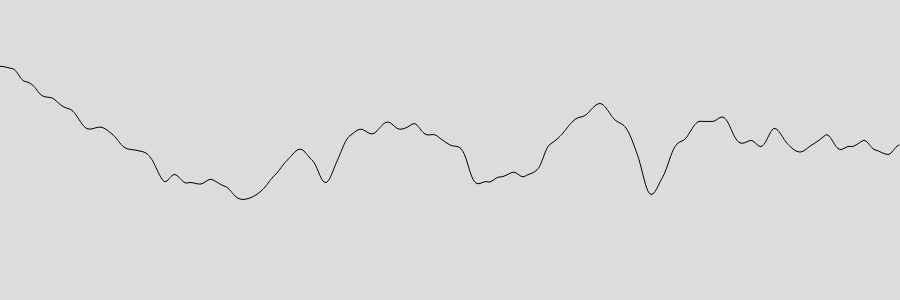
Frame 1 (no input)
Frame 2 (the mouse pressed at the canvas centre, redrawn once): identical to frame 1, image omitted

The p5.js sketch that drew this single still picture (run headless with seeded random() and noise() and a simulated clock; the mouse was pressed at the canvas centre and the sketch redrawn once):

// p5.js sketch
// ── sketch.js
////////////////////////////////////
// COURSERA GRAPHICS PROGRAMMING
////////////////////////////////////
function setup() {
    createCanvas(900, 300);
    background(255);
    noiseSeed(0);
}
//////////////////////////////////////////
function draw() {
    background(220);

    noiseDetail(4);

    noFill();
    beginShape();
    for (var x=0; x<width; x++){
        var y = noise(x/100) * height;
        vertex(x,y);
    }
    endShape(OPEN);
    noLoop();
}
